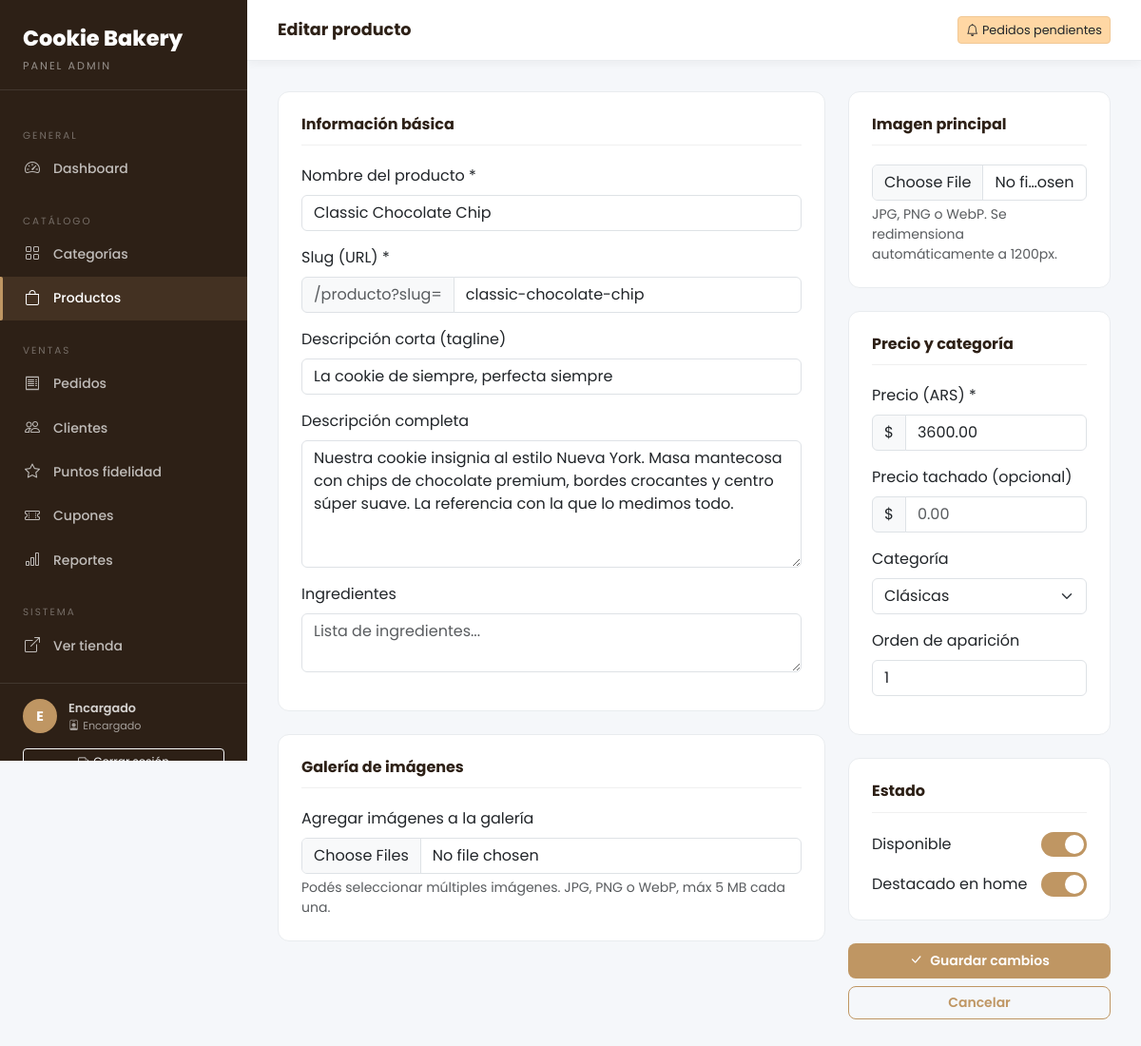
/admin/productos/editar?id=1 (signed in), run on the app's committed database.
### tables this page shows
CREATE TABLE products (
    id              INT UNSIGNED AUTO_INCREMENT PRIMARY KEY,
    category_id     INT UNSIGNED     NULL,
    name            VARCHAR(150)     NOT NULL,
    slug            VARCHAR(180)     NOT NULL UNIQUE,
    short_desc      VARCHAR(280)     NULL,
    description     TEXT             NULL,
    ingredients     TEXT             NULL,
    price           DECIMAL(10,2)    NOT NULL,
    compare_price   DECIMAL(10,2)    NULL,
    main_image      VARCHAR(255)     NULL,
    featured        TINYINT(1)       NOT NULL DEFAULT 0,
    available       TINYINT(1)       NOT NULL DEFAULT 1,
    sort_order      SMALLINT UNSIGNED NOT NULL DEFAULT 0,
    created_at      DATETIME         NOT NULL DEFAULT CURRENT_TIMESTAMP,
    updated_at      DATETIME         NOT NULL DEFAULT CURRENT_TIMESTAMP ON UPDATE CURRENT_TIMESTAMP,
    FOREIGN KEY (category_id) REFERENCES categories(id) ON DELETE SET NULL,
    INDEX idx_category (category_id),
    INDEX idx_available (available),
    INDEX idx_featured (featured)
);

CREATE TABLE categories (
    id          INT UNSIGNED AUTO_INCREMENT PRIMARY KEY,
    name        VARCHAR(100)    NOT NULL,
    slug        VARCHAR(120)    NOT NULL UNIQUE,
    description TEXT            NULL,
    image       VARCHAR(255)    NULL,
    sort_order  TINYINT UNSIGNED NOT NULL DEFAULT 0,
    active      TINYINT(1)      NOT NULL DEFAULT 1,
    created_at  DATETIME        NOT NULL DEFAULT CURRENT_TIMESTAMP,
    updated_at  DATETIME        NOT NULL DEFAULT CURRENT_TIMESTAMP ON UPDATE CURRENT_TIMESTAMP
);

### app/Controllers/Admin/AdminBaseController.php (called while the page is built, shortened)
<?php
abstract class AdminBaseController
{
    protected function view(string $viewPath, array $data = []): void
    {
        $layoutFile = APP_PATH . '/Views/layouts/admin.php';
        require $layoutFile;
    }
    protected function input(string $key, mixed $default = null): mixed
    {
        $val = $_POST[$key] ?? $_GET[$key] ?? $default;
        if (is_string($val)) $val = trim($val);
        return $val;
    }
}

### app/Controllers/Admin/ProductAdminController.php (called while the page is built, shortened)
<?php
class ProductAdminController extends AdminBaseController
{
    public function edit(): void
    {
        $id           = (int)$this->input('id');
        $productModel = new Product();
        $catModel     = new Category();
        $product      = $productModel->findById($id);
        $this->view('products/form', [
            'pageTitle'  => 'Editar producto',
            'product'    => $product,
            'images'     => $productModel->getImages($id),
            'categories' => $catModel->allActive(),
        ]);
    }
}

### app/Core/Router.php (called while the page is built, shortened)
<?php
class Router
{
    private array $routes = [];
    private function add(string $path, string $controller, string $action): void
    {
        $this->routes[$path] = ['controller' => $controller, 'action' => $action];
    }
    public function dispatch(): void
    {
        $url = $_GET['url'] ?? '';
        $url = trim($url, '/');
        $url = strtok($url, '?');
        $url = $url ?: '';
        if (isset($this->routes[$url])) {
            $route = $this->routes[$url];
        }
        $action         = $route['action'];
        $controller = new $controllerName();
        $controller->$action();
    }
}

### index.php (called while the page is built, shortened)
<?php
$router = new Router();
$router->dispatch();

### app/Core/Database.php (called while the page is built, shortened)
<?php
class Database
{
    private static ?PDO $instance = null;
    public static function getInstance(): PDO
    {
        if (self::$instance === null) {
            $dsn = sprintf(
                'mysql:host=%s;dbname=%s;charset=%s',
                DB_HOST, DB_NAME, DB_CHARSET
            );
            try {
                self::$instance = new PDO($dsn, DB_USER, DB_PASS, [
                    PDO::ATTR_ERRMODE            => PDO::ERRMODE_EXCEPTION,
                    PDO::ATTR_DEFAULT_FETCH_MODE => PDO::FETCH_ASSOC,
                    PDO::ATTR_EMULATE_PREPARES   => false,
                    PDO::MYSQL_ATTR_INIT_COMMAND => "SET NAMES utf8mb4 COLLATE utf8mb4_unicode_ci",
                ]);
            } catch (PDOException $e) {
                error_log('DB Connection failed: ' . $e->getMessage());
                http_response_code(500);
                die('Error de conexión a la base de datos. Verificá que MySQL esté corriendo y la DB exista.');
            }
        }
        return self::$instance;
    }
}

### app/Models/BaseModel.php (called while the page is built, shortened)
<?php
abstract class BaseModel
{
    protected PDO $db;
    protected string $table;
    public function __construct()
    {
        $this->db = Database::getInstance();
    }
    protected function query(string $sql, array $params = []): \PDOStatement
    {
        $stmt = $this->db->prepare($sql);
        $stmt->execute($params);
        return $stmt;
    }
    public function findById(int $id): ?array
    {
        $stmt = $this->query("SELECT * FROM {$this->table} WHERE id = ?", [$id]);
        $row  = $stmt->fetch();
        return $row ?: null;
    }
}

### app/Models/Category.php (called while the page is built, shortened)
<?php
class Category extends BaseModel
{
    public function allActive(): array
    {
        return $this->query(
            "SELECT * FROM categories WHERE active = 1 ORDER BY sort_order ASC, name ASC"
        )->fetchAll();
    }
}

### app/Views/admin/products/form.php (the view, shortened to what this page needs)
<form method="POST" enctype="multipart/form-data">
  <div class="row g-4">
    <div class="col-lg-8">
      <div class="admin-form-section">
        <h6>Información básica</h6>
        <div class="mb-3">
          <label class="form-label fw-600">Nombre del producto *</label>
          <input type="text" name="name" id="nameInput" class="form-control" required
                 value="<?= htmlspecialchars($product['name'] ?? '') ?>"
                 placeholder="Ej: Classic Chocolate Chip">
        </div>
        <div class="mb-3">
          <label class="form-label fw-600">Slug (URL) *</label>
          <div class="input-group">
            <span class="input-group-text text-muted small">/producto?slug=</span>
            <input type="text" name="slug" id="slugInput" class="form-control"
                   value="<?= htmlspecialchars($product['slug'] ?? '') ?>" required>
          </div>
        </div>
        <div class="mb-3">
          <label class="form-label fw-600">Descripción corta (tagline)</label>
          <input type="text" name="short_desc" class="form-control" maxlength="280"
                 value="<?= htmlspecialchars($product['short_desc'] ?? '') ?>"
                 placeholder="Aparece en la tarjeta del catálogo">
        </div>
        <div class="mb-3">
          <label class="form-label fw-600">Descripción completa</label>
          <textarea name="description" class="form-control" rows="5"
                    placeholder="Descripción detallada del producto..."><?= htmlspecialchars($product['description'] ?? '') ?></textarea>
        </div>
        <div class="mb-3">
          <label class="form-label fw-600">Ingredientes</label>
          <textarea name="ingredients" class="form-control" rows="2"
                    placeholder="Lista de ingredientes..."><?= htmlspecialchars($product['ingredients'] ?? '') ?></textarea>
        </div>
      </div>
      <div class="admin-form-section">
        <h6>Galería de imágenes</h6>
        <label class="form-label fw-600">Agregar imágenes a la galería</label>
        <input type="file" name="gallery[]" class="form-control" accept="image/*" multiple>
        <div class="form-text">Podés seleccionar múltiples imágenes. JPG, PNG o WebP, máx 5 MB cada una.</div>
      </div>
    </div>
    <div class="col-lg-4">
      <div class="admin-form-section">
        <h6>Imagen principal</h6>
        <input type="file" name="main_image" id="mainImageInput"
               class="form-control" accept="image/jpeg,image/png,image/webp">
        <div class="form-text">JPG, PNG o WebP. Se redimensiona automáticamente a 1200px.</div>
      </div>
      <div class="admin-form-section">
        <h6>Precio y categoría</h6>
        <div class="mb-3">
          <label class="form-label fw-600">Precio (ARS) *</label>
          <div class="input-group">
            <span class="input-group-text">$</span>
            <input type="number" name="price" class="form-control" step="0.01" min="0" required
                   value="<?= htmlspecialchars($product['price'] ?? '') ?>"
                   placeholder="3600.00">
          </div>
        </div>
        <div class="mb-3">
          <label class="form-label fw-600">Precio tachado (opcional)</label>
          <div class="input-group">
            <span class="input-group-text">$</span>
            <input type="number" name="compare_price" class="form-control" step="0.01" min="0"
                   value="<?= htmlspecialchars($product['compare_price'] ?? '') ?>"
                   placeholder="0.00">
          </div>
        </div>
        <div class="mb-3">
          <label class="form-label fw-600">Categoría</label>
          <select name="category_id" class="form-select">
            <?php foreach ($categories as $cat): ?>
              <option value="<?= $cat['id'] ?>"
                      <?= ($product['category_id'] ?? '') == $cat['id'] ? 'selected' : '' ?>>
                <?= htmlspecialchars($cat['name']) ?>
              </option>
            <?php endforeach; ?>
          </select>
        </div>
        <div class="mb-3">
          <label class="form-label fw-600">Orden de aparición</label>
          <input type="number" name="sort_order" class="form-control" min="0"
                 value="<?= htmlspecialchars($product['sort_order'] ?? '0') ?>">
        </div>
      </div>
      <div class="admin-form-section">
        <h6>Estado</h6>
        <div class="d-flex justify-content-between align-items-center mb-3">
          <label class="fw-600">Disponible</label>
          <label class="toggle-switch">
            <span class="toggle-slider"></span>
          </label>
        </div>
        <div class="d-flex justify-content-between align-items-center">
          <label class="fw-600">Destacado en home</label>
          <label class="toggle-switch">
            <span class="toggle-slider"></span>
          </label>
        </div>
      </div>
      <div class="d-grid gap-2">
        <button type="submit" class="btn btn-admin-primary">
          <i class="bi bi-check-lg me-2"></i><?= $product ? 'Guardar cambios' : 'Crear producto' ?>
        </button>
        <a href="<?= BASE_URL ?>/admin/productos" class="btn btn-admin-outline text-center">Cancelar</a>
      </div>
    </div>
  </div>
</form>

### public/css/admin.css (style rules this page uses)
:root { --gold: #bf9663; --gold-dark: #a07840; --orange: #FF8D08; --cream: #fdf8f2; --dark: #2d2016; --sidebar-w: 260px; --topbar-h: 64px; }
body { font-family: 'Poppins', sans-serif; background: #f5f7fa; }
.admin-form-section { background: #fff; border: 1px solid #e9ecef; border-radius: 12px; padding: 1.5rem; margin-bottom: 1.5rem; }
.admin-form-section h6 { font-weight: 700; color: var(--dark); margin-bottom: 1.25rem; padding-bottom: 0.75rem; border-bottom: 1px solid #f0f0f0; }
.toggle-switch { position: relative; display: inline-block; width: 48px; height: 26px; }
.toggle-slider { position: absolute; cursor: pointer; inset: 0; background: #ccc; border-radius: 26px; transition: 0.3s; }
.toggle-slider::before { content: ''; position: absolute; height: 20px; width: 20px; left: 3px; bottom: 3px; background: #fff; border-radius: 50%; transition: 0.3s; }
input:checked + .toggle-slider { background: var(--gold); }
input:checked + .toggle-slider::before { transform: translateX(22px); }
.btn-admin-primary { background: var(--gold); color: #fff; border: none; border-radius: 8px; padding: 0.5rem 1.25rem; font-weight: 600; font-size: 0.875rem; font-family: 'Poppins', sans-serif; cursor: pointer; transition: all 0.2s; }
.btn-admin-outline { background: transparent; color: var(--gold); border: 1.5px solid var(--gold); border-radius: 8px; padding: 0.4rem 1rem; font-size: 0.875rem; font-weight: 600; cursor: pointer; font-family: 'Poppins', sans-serif; transition: all 0.2s; }

### data on the page
products: name "Classic Chocolate Chip", slug "classic-chocolate-chip", short_desc "La cookie de siempre, perfecta siempre", description "Nuestra cookie insignia al estilo Nueva York. Masa mantecosa con chips de chocolate premium, bordes crocantes y centro súper suave. La referencia con la que lo medimos todo.", price "3600.00", category_id "Clásicas", sort_order "1"

### other printed values
substr($authUser['name'] ?? 'A', 0, 1) "E"
$authUser['name'] "Encargado"
$pageTitle "Editar producto"
